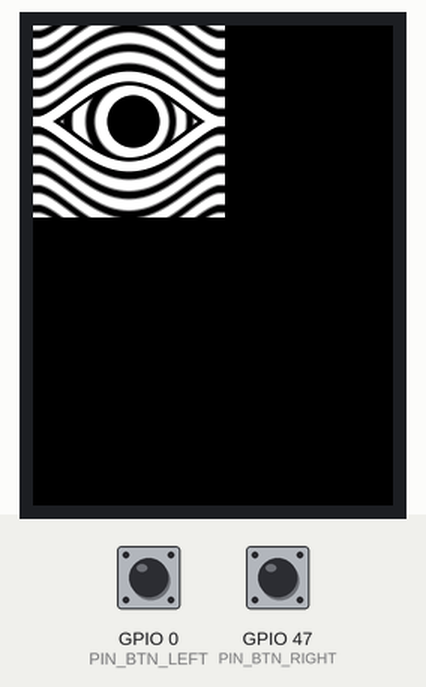
A sketch run on a simulated ESP32-S3. Shown: 240×320 colour display. The test bench sets the inputs (shaded band); at power-on: GPIO 0 (PIN_BTN_LEFT) HIGH, GPIO 47 (PIN_BTN_RIGHT) HIGH.

Above: at 1.4 s.
1.5 s: GPIO 0 (PIN_BTN_LEFT) pulled LOW for 0.15 s
At 1.77 s:
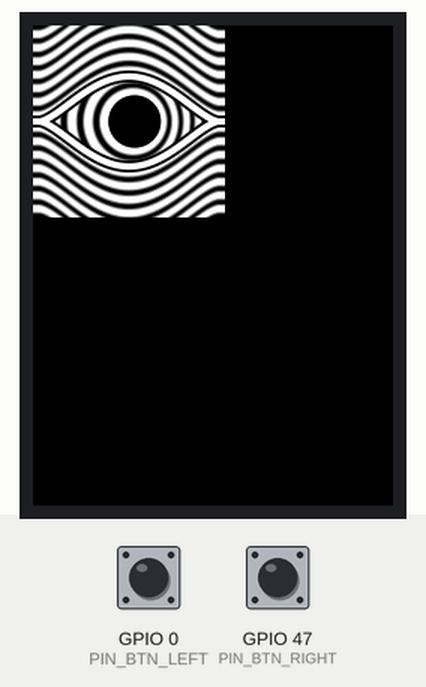
2.2 s: GPIO 47 (PIN_BTN_RIGHT) pulled LOW for 0.15 s
At 2.46 s:
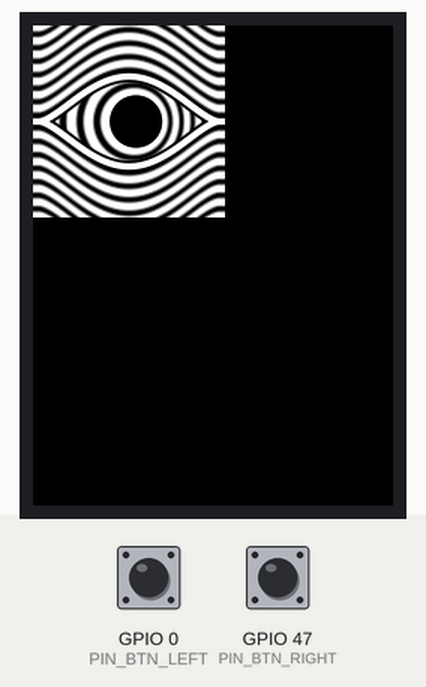
2.9 s: GPIO 0 (PIN_BTN_LEFT) pulled LOW for 1 s
At 3.15 s:
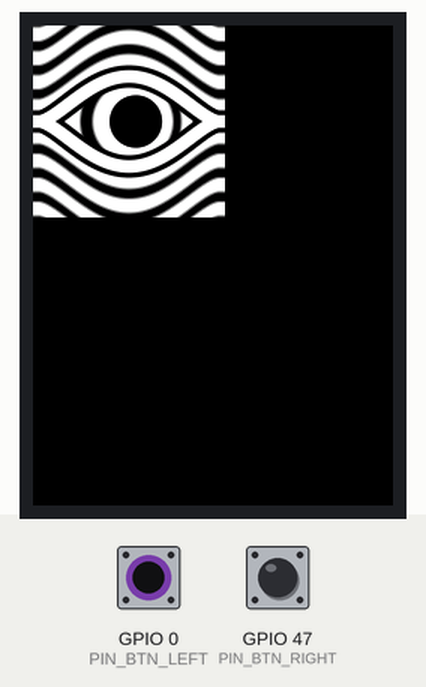
4.5 s: GPIO 47 (PIN_BTN_RIGHT) pulled LOW for 1 s
At 4.87 s:
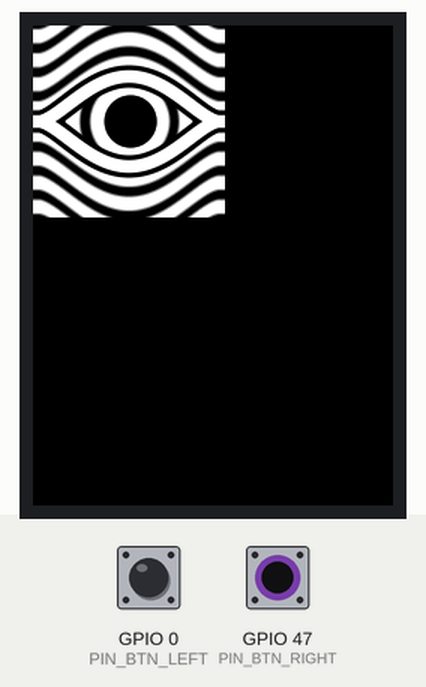
Timing chart, 0 to 7.1 s (numbered marks = the images above; inputs shaded):
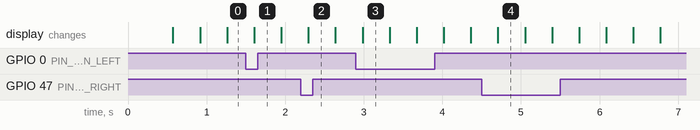

The sketch:

HypnoEye.ino
```cpp
/*
 * HypnoEye — LilyGO T-QT Pro (ESP32-S3, GC9A01 128x128)
 * -----------------------------------------------------
 * Œil op-art : grosse pupille noire, anneaux concentriques autour, et des
 * bandes qui épousent la paupière puis s'aplatissent vers les bords.
 *
 * Rien n'est dessiné trait par trait. Chaque pixel calcule une « phase »,
 * et la bande est blanche ou noire selon la partie fractionnaire de cette
 * phase. Tout le dessin est donc dans la façon dont la phase est construite :
 *
 *   - dans l'œil   : phase = distance à la pupille, penchée par le regard,
 *   - en dehors    : phase = distance à la paupière, décalée dans le temps.
 *
 * C'est ce qui rend le regard presque gratuit : décaler la pupille et pencher
 * la phase suffit à resserrer les anneaux du côté visé et à les écarter de
 * l'autre, sans replacer une seule courbe. Ce penchement est accroché au bord
 * de la pupille — nul là-bas, croissant vers l'extérieur — pour que rien ne
 * bouge tant que la pupille ne bouge pas.
 *
 * La paupière, elle, est tracée à part : c'est le seul trait qui reste en
 * place pendant que tout le reste dérive vers elle.
 *
 * Libs : TFT_eSPI (version LilyGO du dépôt, Setup211) — rien d'autre.
 *
 * Boutons :
 *   IO00 (BOOT) → épaisseur des bandes : moyenne / fine / large
 *   IO47 (KEY)  → fige ou relance le mouvement vers l'œil
 */

#include <TFT_eSPI.h>
#include <SPI.h>
#include <math.h>

// ============================================================
//  CONFIG — tout se règle ici
// ============================================================

// ---- La forme de l'œil -------------------------------------
#define W_LENS     60.0f    // demi-largeur : les coins sont à 64 ± celle-ci
#define H_LENS     30.0f    // demi-hauteur au milieu
#define CORNER_P   1.6f     // 1 = coin pointu ; au-dessus, l'angle s'arrondit
#define R_PUPIL    17.0f    // rayon de la pupille

// ---- Les bandes ---------------------------------------------
#define PITCH_MID  13.0f    // une bande noire + une blanche, en pixels
#define PITCH_FINE 9.0f
#define PITCH_WIDE 16.0f
#define DUTY       0.18f    // >0 = trait blanc plus épais que le noir
#define AA_GAIN    0.125f   // douceur du bord ; plus bas = plus flou
// Le trait de paupière et son épaule noire se déduisent de DUTY : la paupière
// porte donc exactement le poids de tous les autres traits de l'image.

// ---- Le regard ----------------------------------------------
#define GAZE_AMP   5.0f     // débattement de la pupille, en pixels
#define GAZE_P1    11.0f    // deux périodes sans rapport simple, pour que
#define GAZE_P2    7.3f     // le va-et-vient ne se répète pas à l'œil
#define K_MAX      0.22f    // resserrement des anneaux du côté regardé

// ---- Le flux ------------------------------------------------
#define FLOW       7.0f     // px/s ; les bandes extérieures rentrent vers l'œil

// ---- Rendu ---------------------------------------------------
#define TARGET_FPS 30

// ---- Boutons -------------------------------------------------
#define PIN_BTN_LEFT   0    // BOOT
#define PIN_BTN_RIGHT  47   // KEY
#define BTN_DEBOUNCE_MS 220

// ============================================================
//  Écran
// ============================================================
TFT_eSPI tft = TFT_eSPI();

#define SCREEN_W 128
#define SCREEN_H 128
#define CX 64.0f
#define CY 64.0f
#define TWO_PI_F 6.2831853f

static uint16_t fb[SCREEN_W * SCREEN_H];
static uint16_t greyLut[32];

// La paupière ne dépend que de x et ne bouge jamais : sa hauteur et la pente
// qui va avec sont calculées une fois pour toutes, colonne par colonne.
static float lensH[SCREEN_W];
static float lensInvG[SCREEN_W];

// ============================================================
//  État
// ============================================================
static const float pitchTable[3] = { PITCH_MID, PITCH_FINE, PITCH_WIDE };
static uint8_t  pitchMode = 0;
static bool     flowing   = true;
static float    clockT    = 0.0f;
static float    flowT     = 0.0f;
static uint32_t lastFrameUs = 0;
static uint32_t lastBtnMs   = 0;

// ============================================================
//  Tables
// ============================================================
static void buildTables() {
  for (int i = 0; i < 32; i++) {
    uint8_t v = (uint8_t)(i * 255 / 31);
    greyLut[i] = tft.color565(v, v, v);
  }
  for (int x = 0; x < SCREEN_W; x++) {
    float u = (float)x + 0.5f - CX;
    float s = u / W_LENS;
    if (fabsf(s) < 1.0f) {
      float base = 1.0f - s * s;
      lensH[x] = H_LENS * powf(base, CORNER_P);
      float slope = H_LENS * CORNER_P * powf(base, CORNER_P - 1.0f)
                  * (-2.0f * u / (W_LENS * W_LENS));
      lensInvG[x] = 1.0f / sqrtf(1.0f + slope * slope);
    } else {
      lensH[x] = 0.0f;
      lensInvG[x] = 1.0f;
    }
  }
}

// ============================================================
//  Une image
// ============================================================
static void drawEye(float t) {
  float gaze = GAZE_AMP * (0.7f * sinf(TWO_PI_F * t / GAZE_P1)
                         + 0.3f * sinf(TWO_PI_F * t / GAZE_P2));
  float k  = K_MAX * gaze / GAZE_AMP;
  float px = CX + gaze;

  float pitch    = pitchTable[pitchMode];
  float invPitch = 1.0f / pitch;
  float edge     = AA_GAIN * pitch;   // (tri + DUTY) * edge / gradient
  float flow     = FLOW * flowT;
  float halfW    = (1.0f + DUTY) * 0.25f;   // demi-largeur d'un trait blanc
  float lidW     = halfW * pitch;           // la paupière est un trait comme un autre
  float lidGap   = (0.5f - halfW) * pitch;  // et garde l'écart noir habituel
  // Début du trait blanc : le premier anneau vient alors buter contre la
  // pupille sur toute sa largeur, au lieu d'être coupé en deux par elle.
  float phaseIn  = 0.5f - halfW;

  uint16_t *out = fb;
  for (int y = 0; y < SCREEN_H; y++) {
    float dyc = (float)y + 0.5f - CY;
    float ady = fabsf(dyc);
    for (int x = 0; x < SCREEN_W; x++) {
      float s, invGrad, pupil = 1.0f;

      if (ady <= lensH[x]) {
        // Dans l'œil : anneaux sur la pupille.
        float dx = (float)x + 0.5f - px;
        float r  = sqrtf(dx * dx + dyc * dyc);
        if (r < 0.01f) r = 0.01f;
        float invR  = 1.0f / r;
        float invR3 = invR * invR * invR;
        // Le resserrement est accroché au bord de la pupille : nul là-bas,
        // il grandit vers l'extérieur. Les anneaux ne bougent donc que parce
        // que la pupille bouge, jamais d'eux-mêmes.
        float b  = r + k * dx * (1.0f - R_PUPIL * invR);
        float gx = dx * invR + k * (1.0f - R_PUPIL * dyc * dyc * invR3);
        float gy = dyc * invR + k * R_PUPIL * dx * dyc * invR3;
        invGrad = 1.0f / sqrtf(gx * gx + gy * gy);
        s = (b - R_PUPIL) * invPitch + phaseIn;
        pupil = (b - R_PUPIL) * invGrad;       // bord adouci sur un pixel
      } else {
        // Dehors : bandes parallèles à la paupière, qui glissent vers elle.
        invGrad = lensInvG[x];
        s = (ady - lensH[x] + flow) * invPitch;
      }

      // Onde triangulaire plutôt que créneau : sa pente donne l'anticrénelage
      // gratuitement, et là où les bandes se serrent trop pour l'écran elle
      // s'affaisse vers le gris au lieu de partir en moiré.
      float fr  = s - floorf(s);
      float tri = 1.0f - 2.0f * fabsf(2.0f * fr - 1.0f);
      float v   = 0.5f + (tri + DUTY) * edge * invGrad;
      if (v < 0.0f) v = 0.0f; else if (v > 1.0f) v = 1.0f;
      if (pupil < 1.0f) {
        if (pupil < 0.0f) pupil = 0.0f;
        v *= pupil;
      }

      // La seule ligne qui ne bouge jamais : un trait blanc, tenu lisible par
      // une épaule noire de chaque côté, contre laquelle viennent mourir les
      // bandes qui dérivent vers l'œil.
      float dl = fabsf(ady - lensH[x]) * lensInvG[x];
      float shoulder = lidW + lidGap - dl;
      if (shoulder > 0.0f) {
        v *= 1.0f - (shoulder > 1.0f ? 1.0f : shoulder);
        float white = lidW - dl;
        if (white > 0.0f) v = fmaxf(v, white > 1.0f ? 1.0f : white);
      }
      *out++ = greyLut[(int)(v * 31.0f + 0.5f)];
    }
  }
  tft.pushImage(0, 0, SCREEN_W, SCREEN_H, fb);
}

// ============================================================
//  Setup
// ============================================================
void setup() {
  pinMode(PIN_BTN_LEFT,  INPUT_PULLUP);
  pinMode(PIN_BTN_RIGHT, INPUT_PULLUP);

  tft.init();
  tft.setRotation(0);
  tft.fillScreen(TFT_BLACK);
  tft.setSwapBytes(true);

#ifdef TFT_BL
  pinMode(TFT_BL, OUTPUT);
  digitalWrite(TFT_BL, TFT_BACKLIGHT_ON);
#endif

  buildTables();
  lastFrameUs = micros();
}

// ============================================================
//  Boutons (debounce simple, pas de lib externe)
// ============================================================
static void pollButtons() {
  uint32_t now = millis();
  if (now - lastBtnMs < BTN_DEBOUNCE_MS) return;

  if (digitalRead(PIN_BTN_LEFT) == LOW) {
    pitchMode = (pitchMode + 1) % 3;
    lastBtnMs = now;
  } else if (digitalRead(PIN_BTN_RIGHT) == LOW) {
    flowing = !flowing;
    lastBtnMs = now;
  }
}

// ============================================================
//  Boucle
// ============================================================
void loop() {
  uint32_t nowUs = micros();
  float dt = (nowUs - lastFrameUs) * 1e-6f;
  lastFrameUs = nowUs;
  if (dt > 0.1f) dt = 0.1f;

  pollButtons();

  clockT += dt;                       // le regard continue même en pause
  if (flowing) flowT += dt;

  drawEye(clockT);

  uint32_t budget = 1000000UL / TARGET_FPS;
  uint32_t spent  = micros() - nowUs;
  if (spent < budget) delayMicroseconds(budget - spent);
}
```
